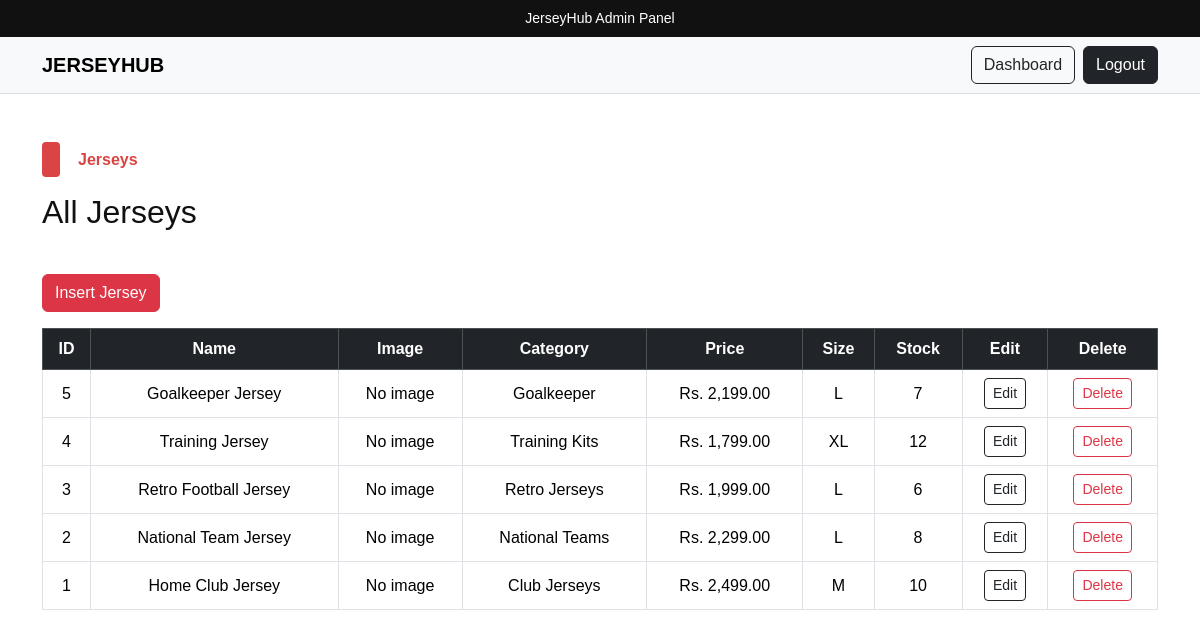
Screenshot of /admin/products.php (signed in) with the database file from the repository.
### tables this page shows
CREATE TABLE IF NOT EXISTS products (
    product_id INT AUTO_INCREMENT PRIMARY KEY,
    name VARCHAR(150) NOT NULL,
    category VARCHAR(80) NOT NULL,
    price DECIMAL(10,2) NOT NULL,
    size VARCHAR(30) DEFAULT '',
    stock INT NOT NULL DEFAULT 0,
    description TEXT,
    image VARCHAR(255) DEFAULT NULL,
    created_at TIMESTAMP DEFAULT CURRENT_TIMESTAMP
);

### admin/products.php (the view, shortened to what this page needs)
<?php
require_once "../includes/db.php";
$products = $pdo->query("SELECT * FROM products ORDER BY product_id DESC")->fetchAll();
?>
<!DOCTYPE html>
<html lang="en">
<head>
<link href="https://cdn.jsdelivr.net/npm/bootstrap@5.3.3/dist/css/bootstrap.min.css" rel="stylesheet">
<link rel="stylesheet" href="../assets/css/main.css">
</head>
<body>
<div class="upper-nav text-center py-2">JerseyHub Admin Panel</div>
<nav class="navbar navbar-light bg-light">
    <div class="container">
        <a class="navbar-brand fw-bold" href="index.php">JERSEYHUB</a>
        <div><a href="index.php" class="btn btn-outline-dark me-2">Dashboard</a><a href="logout.php" class="btn btn-dark">Logout</a></div>
    </div>
</nav>
<div class="container py-5">
    <div class="categ-header">
        <div class="sub-title"><span class="shape"></span><span class="title">Jerseys</span></div>
        <h2>All Jerseys</h2>
    </div>
    <div class="mb-3"><a href="product_add.php" class="btn btn-danger">Insert Jersey</a></div>
    <div class="table-responsive">
    <table class="table table-bordered table-hover text-center align-middle">
        <thead class="table-dark">
            <tr><th>ID</th><th>Name</th><th>Image</th><th>Category</th><th>Price</th><th>Size</th><th>Stock</th><th>Edit</th><th>Delete</th></tr>
        </thead>
        <tbody>
        <?php foreach ($products as $product): ?>
            <tr>
                <td><?= $product["product_id"] ?></td>
                <td><?= htmlspecialchars($product["name"]) ?></td>
                <td>
                    <?php if ($product["image"]): ?>
                        <img src="../uploads/products/<?= htmlspecialchars($product["image"]) ?>" width="70" height="70" style="object-fit:contain" class="img-thumbnail">
                    <?php else: ?>
                        No image
                    <?php endif; ?>
                </td>
                <td><?= htmlspecialchars($product["category"]) ?></td>
                <td>Rs. <?= number_format($product["price"], 2) ?></td>
                <td><?= htmlspecialchars($product["size"]) ?></td>
                <td><?= $product["stock"] ?></td>
                <td><a href="product_edit.php?id=<?= $product["product_id"] ?>" class="btn btn-sm btn-outline-dark">Edit</a></td>
                <td><a href="product_delete.php?id=<?= $product["product_id"] ?>" class="btn btn-sm btn-outline-danger" onclick="return confirm('Delete this jersey?')">Delete</a></td>
            </tr>
        <?php endforeach; ?>
        </tbody>
    </table>
    </div>
</div>
</body>
</html>

### assets/css/main.css (style rules this page uses)
* { box-sizing: border-box; }
html { scroll-behavior: smooth; }
body { margin: 0; color: #111; font-family: Arial, Helvetica, sans-serif; }
a { text-decoration: none; color: #111; }
.upper-nav { background: #111; color: #fff; font-size: 14px; }
.navbar { border-bottom: 1px solid #ddd; }
.categ-header { display: flex; flex-direction: column; gap: 16px; margin-bottom: 35px; }
.sub-title { display: flex; align-items: center; gap: 18px; }
.shape { display: inline-block; width: 18px; height: 35px; background: #db4444; border-radius: 4px; }
.sub-title .title { color: #db4444; font-weight: bold; }

### rows the page displays
products: product_id "5", name "Goalkeeper Jersey", shows "No image", category "Goalkeeper", price "2,199.00", size "L", stock "7"
products: product_id "4", name "Training Jersey", shows "No image", category "Training Kits", price "1,799.00", size "XL", stock "12"
products: product_id "3", name "Retro Football Jersey", shows "No image", category "Retro Jerseys", price "1,999.00", size "L", stock "6"
products: product_id "2", name "National Team Jersey", shows "No image", category "National Teams", price "2,299.00", size "L", stock "8"
products: product_id "1", name "Home Club Jersey", shows "No image", category "Club Jerseys", price "2,499.00", size "M", stock "10"
